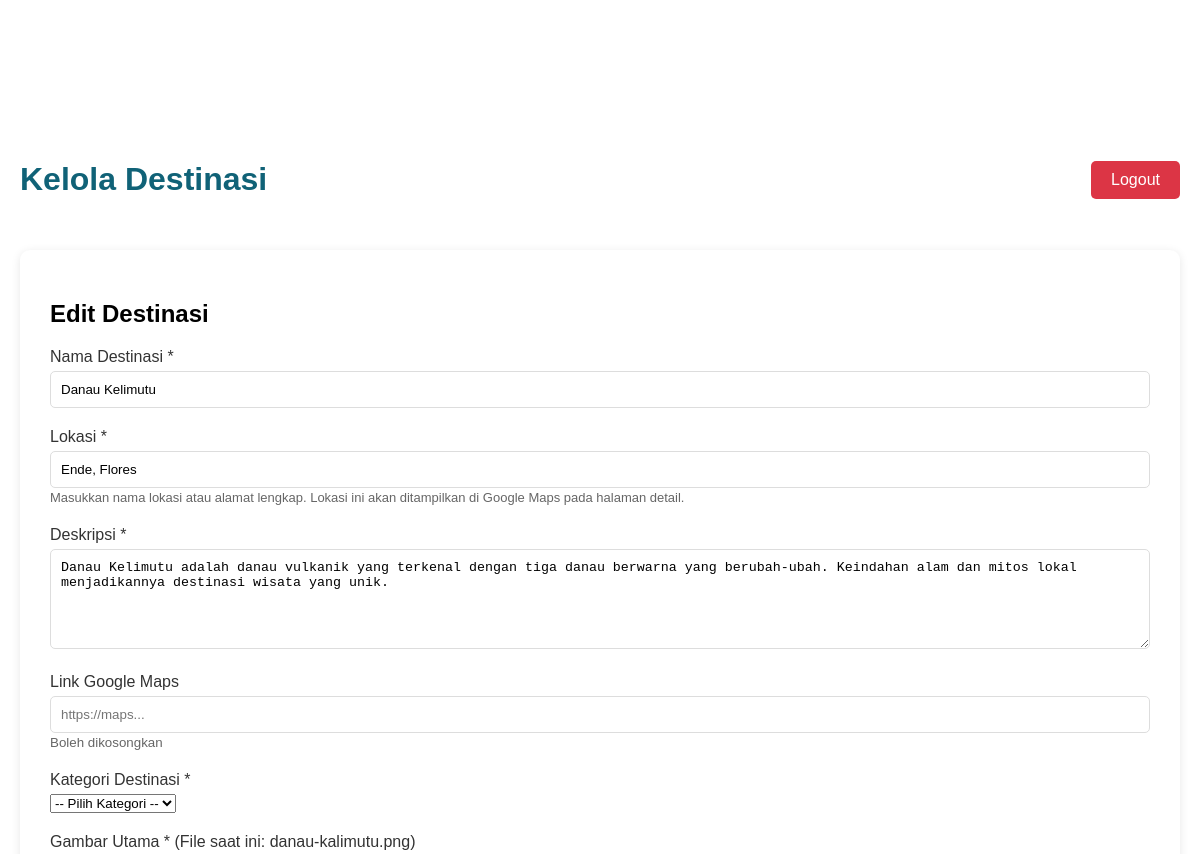
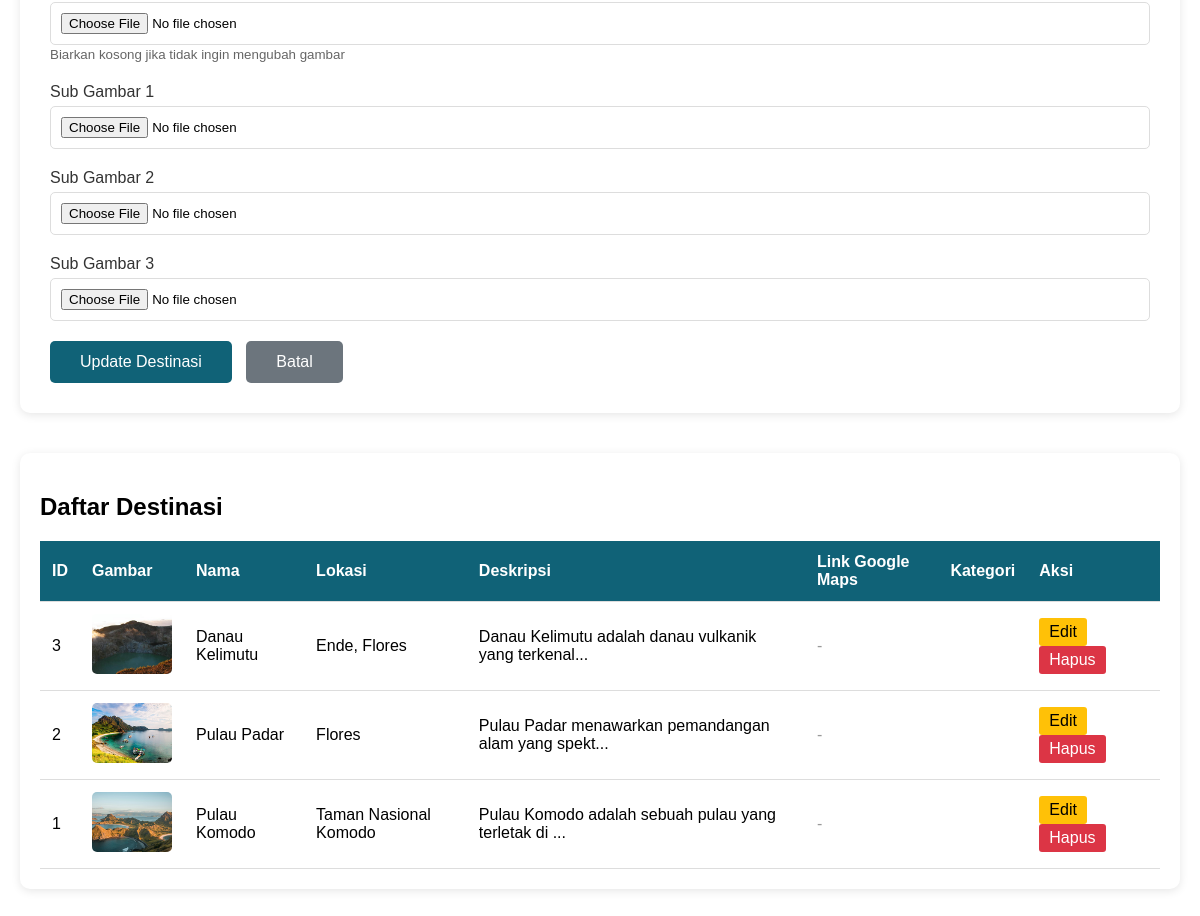
Page /admin/dashboard.php?edit=3 (signed in) on the committed database (2 pictures, top to bottom).
### tables this page shows
CREATE TABLE IF NOT EXISTS destinasi (
    id INT AUTO_INCREMENT PRIMARY KEY,
    nama VARCHAR(150),
    lokasi VARCHAR(150),
    deskripsi TEXT,
    gambar VARCHAR(255),
    created_at TIMESTAMP DEFAULT CURRENT_TIMESTAMP
);

### admin/dashboard.php (the view, shortened to what this page needs)
<?php
require_once '../config.php';
$query = "
    SELECT
        d.*,
        k.nama AS nama_kategori
    FROM destinasi d
    LEFT JOIN kategori k ON d.kategori_id = k.id
    ORDER BY d.id DESC
";
$result = mysqli_query($conn, $query);
$edit_data = null;
if (isset($_GET['edit'])) {
    $edit_id = intval($_GET['edit']);
    $edit_query = "SELECT * FROM destinasi WHERE id = $edit_id";
    $edit_result = mysqli_query($conn, $edit_query);
    $edit_data = mysqli_fetch_assoc($edit_result);
}
?>
<!DOCTYPE html>
<html lang="en">
<head>
    <link rel="stylesheet" href="../style.css">
</head>
<body>
    <div class="admin-container">
        <div class="admin-header">
            <h1>Kelola Destinasi</h1>
            <a href="logout.php" class="btn-logout">Logout</a>
        </div>
        <div class="form-container">
            <h2><?php echo $edit_data ? 'Edit' : 'Tambah'; ?> Destinasi</h2>
            <form method="POST" action="" enctype="multipart/form-data">
                <div class="form-group">
                    <label>Nama Destinasi *</label>
                    <input type="text" name="nama" required value="<?php echo $edit_data ? htmlspecialchars($edit_data['nama']) : ''; ?>">
                </div>
                <div class="form-group">
                    <label>Lokasi *</label>
                    <input type="text" name="lokasi" required value="<?php echo $edit_data ? htmlspecialchars($edit_data['lokasi']) : ''; ?>" placeholder="Contoh: Pulau Komodo, Nusa Tenggara Timur">
                    <small style="color: #666; font-size: 13px;">Masukkan nama lokasi atau alamat lengkap. Lokasi ini akan ditampilkan di Google Maps pada halaman detail.</small>
                </div>
                <div class="form-group">
                    <label>Deskripsi *</label>
                    <textarea name="deskripsi" required><?php echo $edit_data ? htmlspecialchars($edit_data['deskripsi']) : ''; ?></textarea>
                </div>
                <div class="form-group">
                    <label>Link Google Maps</label>
                    <input type="url" name="link_gmaps" placeholder="https://maps..." value="<?php echo $edit_data ? htmlspecialchars($edit_data['link_gmaps']) : ''; ?>">
                    <small style="color:#666;">Boleh dikosongkan</small>
                </div>
                <div class="form-group">
                    <label>Kategori Destinasi *</label>
                    <select name="kategori_id" required>
                        <option value="">-- Pilih Kategori --</option>
                    </select>
                </div>
                <div class="form-group">
                    <label>Gambar Utama * <?php echo $edit_data && !empty($edit_data['gambar']) ? '(File saat ini: ' . basename($edit_data['gambar']) . ')' : ''; ?></label>
                    <input type="file" name="gambar" accept="image/*" <?php echo !$edit_data ? 'required' : ''; ?>>
                    <?php if ($edit_data && !empty($edit_data['gambar'])): ?>
                        <small style="color: #666;">Biarkan kosong jika tidak ingin mengubah gambar</small>
                    <?php endif; ?>
                </div>
                <div class="form-group">
                    <label>Sub Gambar 1 <?php echo $edit_data && !empty($edit_data['sub_gambar1']) ? '(File saat ini: ' . basename($edit_data['sub_gambar1']) . ')' : ''; ?></label>
                    <input type="file" name="sub_gambar1" accept="image/*">
                </div>
                <div class="form-group">
                    <label>Sub Gambar 2 <?php echo $edit_data && !empty($edit_data['sub_gambar2']) ? '(File saat ini: ' . basename($edit_data['sub_gambar2']) . ')' : ''; ?></label>
                    <input type="file" name="sub_gambar2" accept="image/*">
                </div>
                <div class="form-group">
                    <label>Sub Gambar 3 <?php echo $edit_data && !empty($edit_data['sub_gambar3']) ? '(File saat ini: ' . basename($edit_data['sub_gambar3']) . ')' : ''; ?></label>
                    <input type="file" name="sub_gambar3" accept="image/*">
                </div>
                <button type="submit" class="btn-submit">
                    <?php echo $edit_data ? 'Update' : 'Tambah'; ?> Destinasi
                </button>
                <?php if ($edit_data): ?>
                    <a href="dashboard.php" class="btn-submit" style="background-color: #6c757d; margin-left: 10px; text-decoration: none; display: inline-block;">Batal</a>
                <?php endif; ?>
            </form>
        </div>
        <div class="table-container">
        <h2>Daftar Destinasi</h2>
        <table>
        <thead>
            <tr>
                <th>ID</th>
                <th>Gambar</th>
                <th>Nama</th>
                <th>Lokasi</th>
                <th>Deskripsi</th>
                <th>Link Google Maps</th>
                <th>Kategori</th>
                <th>Aksi</th>
            </tr>
        </thead>
        <tbody>
            <?php
            if (mysqli_num_rows($result) > 0) {
                while ($row = mysqli_fetch_assoc($result)) {
            ?>
                <tr>
                    <td><?= $row['id']; ?></td>
                    <td>
                        <img src="../<?= htmlspecialchars($row['gambar']); ?>"
                             class="destination-img" alt="">
                    </td>
                    <td><?= htmlspecialchars($row['nama']); ?></td>
                    <td><?= htmlspecialchars($row['lokasi']); ?></td>
                    <td>
                        <?= substr(htmlspecialchars($row['deskripsi']), 0, 50); ?>...
                    </td>
                    <td>
                        <?php if (!empty($row['link_gmaps'])) : ?>
                            <a href="<?= htmlspecialchars($row['link_gmaps']); ?>"
                               target="_blank" class="btn-action btn-map">
                                Lihat Maps
                            </a>
                        <?php else : ?>
                            <span style="color:#999;">-</span>
                        <?php endif; ?>
                    </td>
                    <td>
                    </td>
                    <td>
                        <a href="?edit=<?= $row['id']; ?>"
                           class="btn-action btn-edit">Edit</a>
                        <a href="?delete=<?= $row['id']; ?>"
                           class="btn-action btn-delete"
                           onclick="return confirm('Yakin ingin menghapus destinasi ini?')">
                           Hapus
                        </a>
                    </td>
                </tr>
            <?php
                }
            } else {
                echo '<tr>
                        <td colspan="8" style="text-align:center;">
                            Belum ada destinasi
                        </td>
                      </tr>';
            }
            ?>
        </tbody>
    </table>
</div>
</body>
</html>

### style.css (style rules this page uses)
:root { --primary-color: #106277; --shadow-color: rgba(0, 0, 0, 0.1); }
html, body { margin: 0px; padding: 0px; font-family: "Poppins", sans-serif; }
a { text-decoration: none; }

### admin/dashboard.php (style rules this page uses)
.admin-container { max-width: 1200px; margin: 120px auto 40px; padding: 20px; }
.admin-header { display: flex; justify-content: space-between; align-items: center; margin-bottom: 30px; }
.admin-header h1 { color: var(--primary-color); }
.btn-logout { background-color: #dc3545; color: white; padding: 10px 20px; border: none; border-radius: 5px; cursor: pointer; text-decoration: none; }
.form-container { background: white; padding: 30px; border-radius: 10px; box-shadow: 0 2px 10px rgba(0,0,0,0.1); margin-bottom: 40px; }
.form-group { margin-bottom: 20px; }
.form-group label { display: block; margin-bottom: 5px; font-weight: 500; color: #333; }
.form-group input, .form-group textarea { width: 100%; padding: 10px; border: 1px solid #ddd; border-radius: 5px; box-sizing: border-box; }
.form-group textarea { min-height: 100px; }
.btn-submit { background-color: var(--primary-color); color: white; padding: 12px 30px; border: none; border-radius: 5px; cursor: pointer; font-size: 16px; }
.table-container { background: white; padding: 20px; border-radius: 10px; box-shadow: 0 2px 10px rgba(0,0,0,0.1); overflow-x: auto; }
table { width: 100%; border-collapse: collapse; }
th, td { padding: 12px; text-align: left; border-bottom: 1px solid #ddd; }
th { background-color: var(--primary-color); color: white; }
.btn-action { padding: 5px 10px; margin-right: 5px; border: none; border-radius: 3px; cursor: pointer; text-decoration: none; display: inline-block; }
.btn-edit { background-color: #ffc107; color: #000; }
.btn-delete { background-color: #dc3545; color: white; }
.destination-img { width: 80px; height: 60px; object-fit: cover; border-radius: 5px; }

### rows in the picture
destinasi: nama "Danau Kelimutu", lokasi "Ende, Flores", deskripsi "Danau Kelimutu adalah danau vulkanik yang terkenal dengan tiga danau berwarna yang berubah-ubah. Keindahan alam dan mitos lokal menjadikannya destinasi wisata yang unik.", gambar "danau-kalimutu.png", id "3", gambar (picture), deskripsi "Danau Kelimutu adalah danau vulkanik yang terkenal"
destinasi: id "2", gambar (picture), nama "Pulau Padar", lokasi "Flores", deskripsi "Pulau Padar menawarkan pemandangan alam yang spekt"
destinasi: id "1", gambar (picture), nama "Pulau Komodo", lokasi "Taman Nasional Komodo", deskripsi "Pulau Komodo adalah sebuah pulau yang terletak di"
